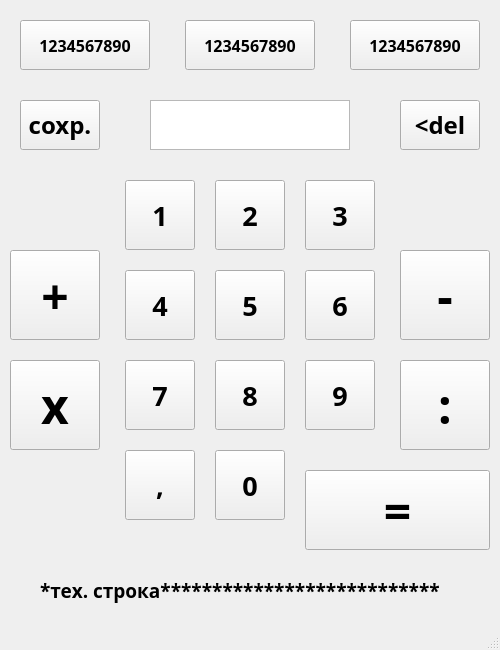
<?xml version="1.0" encoding="UTF-8"?>
<ui version="4.0">
 <class>MainWindow</class>
 <widget class="QMainWindow" name="MainWindow">
  <property name="geometry">
   <rect>
    <x>0</x>
    <y>0</y>
    <width>500</width>
    <height>650</height>
   </rect>
  </property>
  <property name="windowTitle">
   <string>MainWindow</string>
  </property>
  <widget class="QWidget" name="centralwidget">
   <widget class="QTextBrowser" name="textBrowser">
    <property name="geometry">
     <rect>
      <x>150</x>
      <y>100</y>
      <width>200</width>
      <height>50</height>
     </rect>
    </property>
    <property name="font">
     <font>
      <family>Segoe Print</family>
      <pointsize>16</pointsize>
      <weight>75</weight>
      <bold>true</bold>
     </font>
    </property>
   </widget>
   <widget class="QPushButton" name="pushButton_s_1">
    <property name="geometry">
     <rect>
      <x>20</x>
      <y>20</y>
      <width>130</width>
      <height>50</height>
     </rect>
    </property>
    <property name="font">
     <font>
      <family>Segoe Print</family>
      <pointsize>12</pointsize>
      <weight>75</weight>
      <bold>true</bold>
     </font>
    </property>
    <property name="text">
     <string>1234567890</string>
    </property>
   </widget>
   <widget class="QPushButton" name="pushButton_s_2">
    <property name="geometry">
     <rect>
      <x>185</x>
      <y>20</y>
      <width>130</width>
      <height>50</height>
     </rect>
    </property>
    <property name="font">
     <font>
      <family>Segoe Print</family>
      <pointsize>12</pointsize>
      <weight>75</weight>
      <bold>true</bold>
     </font>
    </property>
    <property name="text">
     <string>1234567890</string>
    </property>
   </widget>
   <widget class="QPushButton" name="pushButton_s_3">
    <property name="geometry">
     <rect>
      <x>350</x>
      <y>20</y>
      <width>130</width>
      <height>50</height>
     </rect>
    </property>
    <property name="font">
     <font>
      <family>Segoe Print</family>
      <pointsize>12</pointsize>
      <weight>75</weight>
      <bold>true</bold>
     </font>
    </property>
    <property name="text">
     <string>1234567890</string>
    </property>
   </widget>
   <widget class="QPushButton" name="pushButton_1">
    <property name="geometry">
     <rect>
      <x>125</x>
      <y>180</y>
      <width>70</width>
      <height>70</height>
     </rect>
    </property>
    <property name="font">
     <font>
      <family>Segoe Print</family>
      <pointsize>20</pointsize>
      <weight>75</weight>
      <bold>true</bold>
     </font>
    </property>
    <property name="text">
     <string>1</string>
    </property>
   </widget>
   <widget class="QPushButton" name="pushButton_2">
    <property name="geometry">
     <rect>
      <x>215</x>
      <y>180</y>
      <width>70</width>
      <height>70</height>
     </rect>
    </property>
    <property name="font">
     <font>
      <family>Segoe Print</family>
      <pointsize>20</pointsize>
      <weight>75</weight>
      <bold>true</bold>
     </font>
    </property>
    <property name="text">
     <string>2</string>
    </property>
   </widget>
   <widget class="QPushButton" name="pushButton_3">
    <property name="geometry">
     <rect>
      <x>305</x>
      <y>180</y>
      <width>70</width>
      <height>70</height>
     </rect>
    </property>
    <property name="font">
     <font>
      <family>Segoe Print</family>
      <pointsize>20</pointsize>
      <weight>75</weight>
      <bold>true</bold>
     </font>
    </property>
    <property name="text">
     <string>3</string>
    </property>
   </widget>
   <widget class="QPushButton" name="pushButton_4">
    <property name="geometry">
     <rect>
      <x>125</x>
      <y>270</y>
      <width>70</width>
      <height>70</height>
     </rect>
    </property>
    <property name="font">
     <font>
      <family>Segoe Print</family>
      <pointsize>20</pointsize>
      <weight>75</weight>
      <bold>true</bold>
     </font>
    </property>
    <property name="text">
     <string>4</string>
    </property>
   </widget>
   <widget class="QPushButton" name="pushButton_5">
    <property name="geometry">
     <rect>
      <x>215</x>
      <y>270</y>
      <width>70</width>
      <height>70</height>
     </rect>
    </property>
    <property name="font">
     <font>
      <family>Segoe Print</family>
      <pointsize>20</pointsize>
      <weight>75</weight>
      <bold>true</bold>
     </font>
    </property>
    <property name="text">
     <string>5</string>
    </property>
   </widget>
   <widget class="QPushButton" name="pushButton_6">
    <property name="geometry">
     <rect>
      <x>305</x>
      <y>270</y>
      <width>70</width>
      <height>70</height>
     </rect>
    </property>
    <property name="font">
     <font>
      <family>Segoe Print</family>
      <pointsize>20</pointsize>
      <weight>75</weight>
      <bold>true</bold>
     </font>
    </property>
    <property name="text">
     <string>6</string>
    </property>
   </widget>
   <widget class="QPushButton" name="pushButton_7">
    <property name="geometry">
     <rect>
      <x>125</x>
      <y>360</y>
      <width>70</width>
      <height>70</height>
     </rect>
    </property>
    <property name="font">
     <font>
      <family>Segoe Print</family>
      <pointsize>20</pointsize>
      <weight>75</weight>
      <bold>true</bold>
     </font>
    </property>
    <property name="text">
     <string>7</string>
    </property>
   </widget>
   <widget class="QPushButton" name="pushButton_8">
    <property name="geometry">
     <rect>
      <x>215</x>
      <y>360</y>
      <width>70</width>
      <height>70</height>
     </rect>
    </property>
    <property name="font">
     <font>
      <family>Segoe Print</family>
      <pointsize>20</pointsize>
      <weight>75</weight>
      <bold>true</bold>
     </font>
    </property>
    <property name="text">
     <string>8</string>
    </property>
   </widget>
   <widget class="QPushButton" name="pushButton_9">
    <property name="geometry">
     <rect>
      <x>305</x>
      <y>360</y>
      <width>70</width>
      <height>70</height>
     </rect>
    </property>
    <property name="font">
     <font>
      <family>Segoe Print</family>
      <pointsize>20</pointsize>
      <weight>75</weight>
      <bold>true</bold>
     </font>
    </property>
    <property name="text">
     <string>9</string>
    </property>
   </widget>
   <widget class="QPushButton" name="pushButton_0">
    <property name="geometry">
     <rect>
      <x>215</x>
      <y>450</y>
      <width>70</width>
      <height>70</height>
     </rect>
    </property>
    <property name="font">
     <font>
      <family>Segoe Print</family>
      <pointsize>20</pointsize>
      <weight>75</weight>
      <bold>true</bold>
     </font>
    </property>
    <property name="text">
     <string>0</string>
    </property>
   </widget>
   <widget class="QPushButton" name="pushButton_pl">
    <property name="geometry">
     <rect>
      <x>10</x>
      <y>250</y>
      <width>90</width>
      <height>90</height>
     </rect>
    </property>
    <property name="font">
     <font>
      <family>Segoe Print</family>
      <pointsize>36</pointsize>
      <weight>75</weight>
      <bold>true</bold>
     </font>
    </property>
    <property name="text">
     <string>+</string>
    </property>
   </widget>
   <widget class="QPushButton" name="pushButton_mi">
    <property name="geometry">
     <rect>
      <x>400</x>
      <y>250</y>
      <width>90</width>
      <height>90</height>
     </rect>
    </property>
    <property name="font">
     <font>
      <family>Segoe Print</family>
      <pointsize>36</pointsize>
      <weight>75</weight>
      <bold>true</bold>
     </font>
    </property>
    <property name="text">
     <string>-</string>
    </property>
   </widget>
   <widget class="QPushButton" name="pushButton_ym">
    <property name="geometry">
     <rect>
      <x>10</x>
      <y>360</y>
      <width>90</width>
      <height>90</height>
     </rect>
    </property>
    <property name="font">
     <font>
      <family>Segoe Print</family>
      <pointsize>36</pointsize>
      <weight>75</weight>
      <bold>true</bold>
     </font>
    </property>
    <property name="text">
     <string>x</string>
    </property>
   </widget>
   <widget class="QPushButton" name="pushButton_de">
    <property name="geometry">
     <rect>
      <x>400</x>
      <y>360</y>
      <width>90</width>
      <height>90</height>
     </rect>
    </property>
    <property name="font">
     <font>
      <family>Segoe Print</family>
      <pointsize>36</pointsize>
      <weight>75</weight>
      <bold>true</bold>
     </font>
    </property>
    <property name="text">
     <string>:</string>
    </property>
   </widget>
   <widget class="QPushButton" name="pushButton_00">
    <property name="geometry">
     <rect>
      <x>125</x>
      <y>450</y>
      <width>70</width>
      <height>70</height>
     </rect>
    </property>
    <property name="font">
     <font>
      <family>Segoe Print</family>
      <pointsize>20</pointsize>
      <weight>75</weight>
      <bold>true</bold>
     </font>
    </property>
    <property name="text">
     <string>,</string>
    </property>
   </widget>
   <widget class="QPushButton" name="pushButton_del">
    <property name="geometry">
     <rect>
      <x>400</x>
      <y>100</y>
      <width>80</width>
      <height>50</height>
     </rect>
    </property>
    <property name="font">
     <font>
      <family>Segoe Print</family>
      <pointsize>18</pointsize>
      <weight>75</weight>
      <bold>true</bold>
     </font>
    </property>
    <property name="text">
     <string>&lt;del</string>
    </property>
   </widget>
   <widget class="QPushButton" name="pushButton_RO">
    <property name="geometry">
     <rect>
      <x>305</x>
      <y>470</y>
      <width>185</width>
      <height>80</height>
     </rect>
    </property>
    <property name="font">
     <font>
      <family>Segoe Print</family>
      <pointsize>36</pointsize>
      <weight>75</weight>
      <bold>true</bold>
     </font>
    </property>
    <property name="text">
     <string>=</string>
    </property>
   </widget>
   <widget class="QPushButton" name="pushButton_cohr">
    <property name="geometry">
     <rect>
      <x>20</x>
      <y>100</y>
      <width>80</width>
      <height>50</height>
     </rect>
    </property>
    <property name="font">
     <font>
      <family>Segoe Print</family>
      <pointsize>18</pointsize>
      <weight>75</weight>
      <bold>true</bold>
     </font>
    </property>
    <property name="text">
     <string>сохр.</string>
    </property>
   </widget>
   <widget class="QLabel" name="label">
    <property name="geometry">
     <rect>
      <x>40</x>
      <y>570</y>
      <width>820</width>
      <height>40</height>
     </rect>
    </property>
    <property name="font">
     <font>
      <family>Segoe Print</family>
      <pointsize>14</pointsize>
      <weight>75</weight>
      <bold>true</bold>
     </font>
    </property>
    <property name="text">
     <string>*тех. строка***************************</string>
    </property>
   </widget>
  </widget>
  <widget class="QMenuBar" name="menubar">
   <property name="geometry">
    <rect>
     <x>0</x>
     <y>0</y>
     <width>500</width>
     <height>21</height>
    </rect>
   </property>
  </widget>
  <widget class="QStatusBar" name="statusbar"/>
 </widget>
 <resources/>
 <connections/>
</ui>
